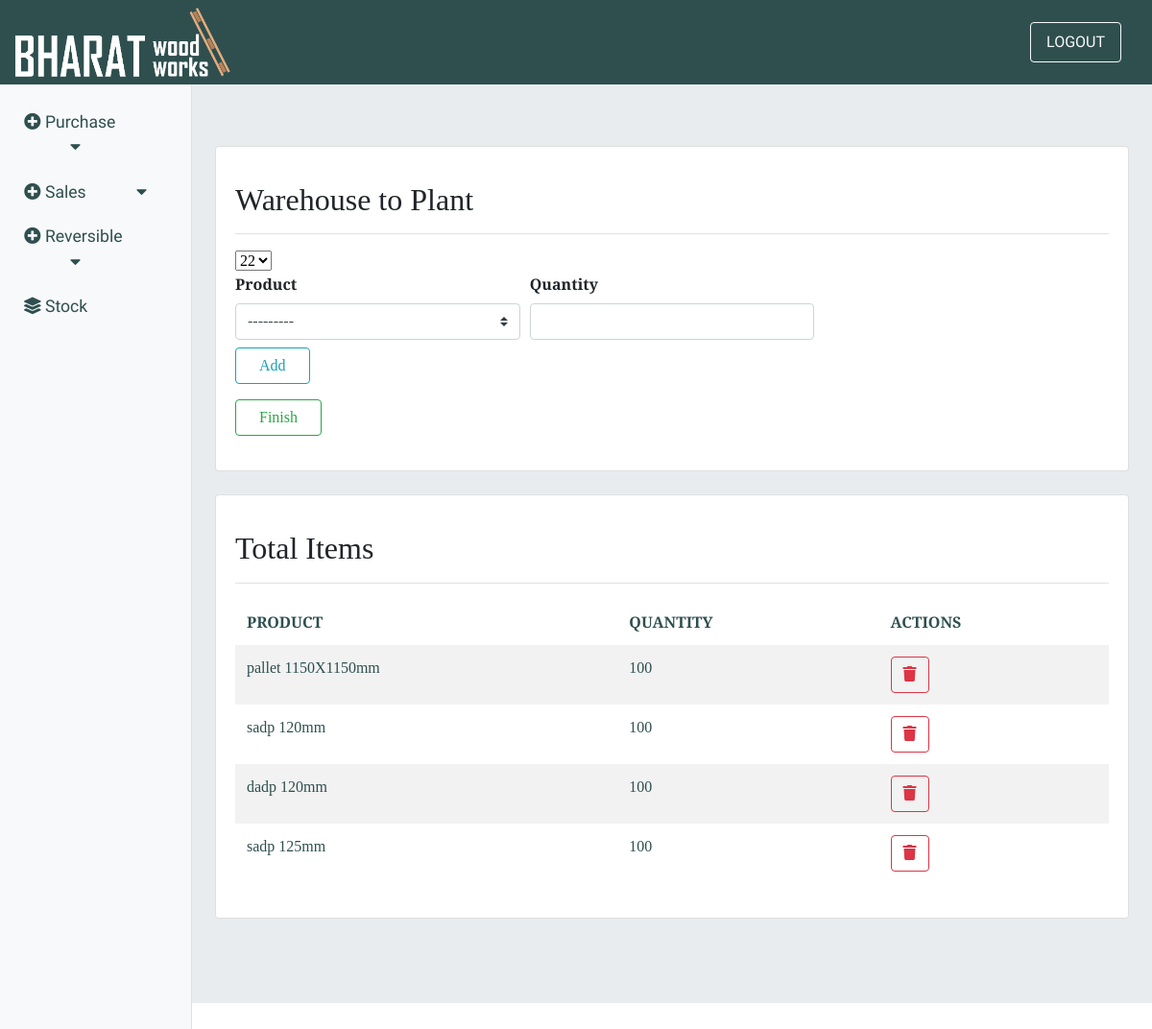
Screenshot of /update_warehouse_to_plant_product_detail/22 with the database file from the repository.
### dispatch/models.py (models this page shows, shortened)
class Warehouse_To_Plant(models.Model):
    date = models.DateField(null=True)
    warehouse = models.ForeignKey(Warehouse, on_delete=models.CASCADE)
    plant = models.ForeignKey(Plant, on_delete=models.CASCADE)
    truck_owner = models.ForeignKey(Transportation,on_delete=models.DO_NOTHING,null=True)
    truck_no = models.CharField(max_length=50, blank=True, null=True)
    weight   = models.CharField(max_length=30,null=True)
    expense = models.IntegerField(null=True)
    def __str__(self):
        return str(self.id)

class Warehouse_To_Plant_Detail(models.Model):
    warehouse_to_plant = models.ForeignKey(Warehouse_To_Plant, on_delete=models.CASCADE)
    product = models.ForeignKey(Product, on_delete=models.DO_NOTHING)
    qty = models.IntegerField(null=False, blank=True)

### purchase/models.py (models this page shows)
class Product(models.Model):
    product_name = models.CharField(max_length=40)
    size     = models.CharField(max_length=30)
    unit     = models.CharField(max_length=30,null=True)
    holes    = models.CharField(max_length=20,default=" ")
    hole_size= models.CharField(max_length=20,default=" ")
    is_active = models.BooleanField(default=True)
    def __str__(self):
        return self.product_name+' '+ self.size + self.unit+' '+self.holes

### dispatch/views.py (the view, shortened to what this page needs)
# urls.py: path('update_warehouse_to_plant_product_detail/<id>',views.update_warehouse_to_plant_product_detail,name='update_warehouse_to_plant_product_detail'),
def update_warehouse_to_plant_product_detail(request, id):
    context = {}
    product_form = Warehouse_To_Plant_Detail_Form()
    wtp_id = Warehouse_To_Plant.objects.get(id=id)
    prod = Stock.objects.filter(warehouse=wtp_id.warehouse)
    items = Warehouse_To_Plant_Detail.objects.filter(warehouse_to_plant=wtp_id)
    context = {'product_form': product_form,
               'items': items, 'wtp_id': wtp_id, 'prod': prod}
    return render(request, 'dispatch/update_warehouse_to_plant_detail.html', context)

### dispatch/forms.py
class Warehouse_To_Plant_Detail_Form(forms.ModelForm):
    product = forms.ModelChoiceField(queryset=products,widget=forms.Select(attrs={'class':'custom-select'}))
    qty = forms.IntegerField(widget = forms.NumberInput(attrs= {'class':'form-control','type':'number','min':'1'}))
    class Meta():
        model = Warehouse_To_Plant_Detail
        fields = ('warehouse_to_plant','product','qty')

### dispatch/templates/dispatch/update_warehouse_to_plant_detail.html (shortened to what this page needs)
{% extends 'inventory/main.html' %}
{% block content %}
<div class="card mb-4">
    <div class="card-body">
        <div
            class="d-flex justify-content-between flex-wrap flex-md-nowrap align-items-center pt-3 pb-2 mb-3 border-bottom">
            <h1 class="h2">Warehouse to Plant</h1>
        </div>
        <form method="POST">
            <select name="warehouse_to_plant" >
                <option value="{{ wtp_id.id }}" selected>{{ wtp_id }}</option>
            </select>
            <div class="form-row">
                <div class="col-sm-4 mb-2">
                    <label class="font-weight-bold">Product</label>
                    <select name="product" id="" class=custom-select>
                    <option value="--------">---------</option>
                    </select>
                </div>
                <div class="col-sm-4 mb-2">
                    <label class="font-weight-bold">Quantity</label>
                    <input type="number" class="form-control" min="1" name="qty" required>
                </div>
            </div>
            <button class="btn btn-outline-info mb-3 px-4" type="submit">Add</button>
        </form>
        <a href="{% url 'Update_warehouse_to_plant' wtp_id.id %}" class="btn btn-outline-success mb-3 px-4" type="submit">Finish</a>
    </div>
</div>
<div class="card mb-4">
    <div class="card-body">
        <div
            class="d-flex justify-content-between flex-wrap flex-md-nowrap align-items-center pt-3 pb-2 mb-3 border-bottom">
            <h1 class="h2">Total Items</h1>
        </div>
        <table class="table table-striped table-borderless" data-toggle="table" data-search="true"
            data-show-toggle="true" data-show-fullscreen="true" data-show-columns="true">
            <thead>
                <tr>
                    <th>PRODUCT</th>
                    <th>QUANTITY</th>
                    <th>ACTIONS</th>
                </tr>
            </thead>
            <tbody>
                {% if items %}
                {% for item in items %}
                <tr>
                    <td>{{ item.product}}</td>
                    <td>{{ item.qty }}</td>
                    <td>
                        <button type="button" class="btn btn-outline-danger" data-toggle="modal"
                            data-target="#deleteModal{{ item.id }}">
                            <i class="fas fa-trash"></i>
                        </button>
                    </td>
                </tr>
                {% endfor %}
                {% else %}
                <tr>No Products Added yet</tr>
                {% endif %}
            </tbody>
        </table>
    </div>
</div>
{% endblock %}

### static/css/dashboard.css (style rules this page uses)
:root { --Sniglet-font: "Sniglet", cursive; --Rubik: "Rubik", cursive; --Patua: "Patua One", cursive; --Lobster: "lobster", cursive; --Merriweather: "Merriweather Sans", cursive; --light-black: #2e2c2caf; --bggradient: linear-gradient(to bottom, #ff5733, #ffffff); --light-gray: rgba(255, 255, 255, 0.877); }
tr, td { color: darkslategrey; }

### rows the page displays
Warehouse_To_Plant: warehouse_to_plant "22"
Warehouse_To_Plant_Detail: product "pallet 1150X1150mm", qty "100"
Warehouse_To_Plant_Detail: product "sadp 120mm", qty "100"
Warehouse_To_Plant_Detail: product "dadp 120mm", qty "100"
Warehouse_To_Plant_Detail: product "sadp 125mm", qty "100"
